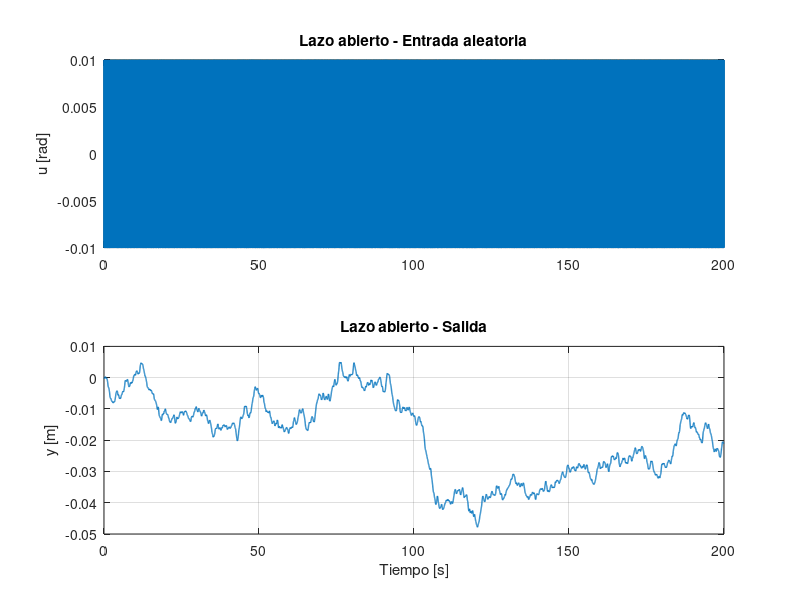

MATLAB code to generate this figure: (Note: this script raises an error after producing the figure.)
clear; clc; close all;
clear; clc; close all;

%% IDENTIFICACION NO PARAMETRICA
% Planta con integrador + polo:
%                  g
%       G(s) = -------------
%               s(s+b/m)
% EXPERIMENTO 1:
%       u ---> G ---> y
% EXPERIMENTO 2:
%       r ---> (+) ---> Kp ---> u ---> G ---> y
%              ^                         |
%              |_________________________|
%                       (-)
% Métodos:
%   1) Correlación
%   2) ETFE
%   3) Welch

%% PARAMETROS
m = 0.033;              % [kg]
b = 0.15;               % [kg/s]
g = 9.8;                % [m/s^2]

fs = 50;                % [Hz]
Ts = 1/fs;              % [s]

Nmuestras = 10000;
t = (0:Nmuestras-1)'*Ts;

%% PLANTA LINEAL
s = tf('s');
G = g/(s*(s + b/m));
disp('Planta a identificar:')
G
fprintf('Polo no nulo: %.4f rad/s\n',-b/m);

%% EXCITACION ALEATORIA
amplitud = 0.01;
rng(1);
ruido = amplitud*sign(randn(Nmuestras,1));

%%EXPERIMENTO 1 - LAZO ABIERTO
% ruido ---> G ---> y

u_LA = ruido;
y_LA = lsim(G,u_LA,t);

%%Señales temporales
figure;

subplot(2,1,1)
plot(t,u_LA,'LineWidth',1)
grid on
ylabel('u [rad]')
title('Lazo abierto - Entrada aleatoria')

subplot(2,1,2)
plot(t,y_LA,'LineWidth',1)
grid on
xlabel('Tiempo [s]')
ylabel('y [m]')
title('Lazo abierto - Salida')

%% IDENTIFICACION EN LAZO ABIERTO
% Quitamos las medias

u_LA_id = detrend(u_LA,0);
y_LA_id = detrend(y_LA,0);

%% CORRELACION

lags = 200;
[h_LA,R_LA,~] = cra([y_LA_id,u_LA_id],lags,20,0);

%% Correlaciones normalizadas

lags_LA = R_LA(1,:);
tau_LA = lags_LA*Ts;

Ryy_LA = R_LA(2,:);
Ruu_LA = R_LA(3,:);
Ryu_LA = R_LA(4,:);

Ryy_LA_n = Ryy_LA/max(abs(Ryy_LA));
Ruu_LA_n = Ruu_LA/max(abs(Ruu_LA));
Ryu_LA_n = Ryu_LA/max(abs(Ryu_LA));

figure;
plot(tau_LA,Ryy_LA_n,'LineWidth',1.5)
hold on
plot(tau_LA,Ruu_LA_n,'LineWidth',1.5)
plot(tau_LA,Ryu_LA_n,'LineWidth',1.5)
xline(0,'--')
grid on
xlabel('Retardo \tau [s]')
ylabel('Correlación normalizada')
legend('R_{yy}','R_{uu}','R_{yu}','Location','best');
title('Lazo abierto - Correlaciones');

%% Correlación -> respuesta frecuencial
Nfft_cor = 2048;
Hcor_LA_fft = fft(h_LA,Nfft_cor);
Npos = floor(Nfft_cor/2)+1;
Hcor_LA_fft = Hcor_LA_fft(1:Npos);
Omega_cor = (0:Npos-1)'*2*pi/Nfft_cor;
w_cor = Omega_cor/Ts;

% Quitamos continua
Hcor_LA_fft = Hcor_LA_fft(2:end);
w_cor_LA = w_cor(2:end);
Hcor_LA = frd(Hcor_LA_fft,w_cor_LA);

%% ETFE
datos_LA = iddata(y_LA_id,u_LA_id,Ts);
Hetfe_LA = etfe(datos_LA);

%% WELCH
Nfft = 2048;
Lventana = 512;
ventana = hann(Lventana);
solapamiento = floor(Lventana/2);

[Puu_LA,f] = pwelch(u_LA_id,ventana,solapamiento,Nfft,fs);

[Puy_LA,~] = cpsd(u_LA_id,y_LA_id,ventana,solapamiento,Nfft,fs);

Hwelch_LA_val = Puy_LA./Puu_LA;
w_welch = 2*pi*f;

% Quitamos continua
Hwelch_LA_val = Hwelch_LA_val(2:end);
w_welch_LA = w_welch(2:end);
Hwelch_LA = frd(Hwelch_LA_val,w_welch_LA);


%% COHERENCIA
[C_LA,f_coh] = mscohere(u_LA_id,y_LA_id,ventana,solapamiento,Nfft,fs);
w_coh = 2*pi*f_coh;

%% EXPERIMENTO 2 - LAZO CERRADO
% CONTROLADOR PROPORCIONAL

Kp = 1; %AJUSTAR
C = Kp;

%% Transferencias de lazo cerrado
% Referencia -> salida
T_ry = feedback(Kp*G,1);

% Referencia -> acción de control
T_ru = feedback(Kp,G);

disp('Transferencia r -> y:')
T_ry

disp('Polos de lazo cerrado:')
pole(T_ry)

%% SIMULACION EN LAZO CERRADO
% Utilizamos la misma realización aleatoria, pero ahora como referencia.

r = ruido;
y_LC = lsim(T_ry,r,t);
u_LC = lsim(T_ru,r,t);

%% Comprobación de u = Kp(r-y)

u_check = Kp*(r-y_LC);
fprintf('Error maximo en u = Kp(r-y): %.3e\n',max(abs(u_LC-u_check)));

%% Señales temporales

figure;
subplot(3,1,1)
plot(t,r,'LineWidth',1)
grid on
ylabel('r')
title('Lazo cerrado - Referencia aleatoria')

subplot(3,1,2)
plot(t,u_LC,'LineWidth',1)
grid on
ylabel('u')
title('Acción de control')

subplot(3,1,3)
plot(t,y_LC,'LineWidth',1)
grid on
xlabel('Tiempo [s]')
ylabel('y')
title('Salida')

%% IDENTIFICACION DE G DESDE DATOS EN LAZO CERRADO
%           u_LC ---> ? ---> y_LC
% Ver si recuperamos G.

u_LC_id = detrend(u_LC,0);
y_LC_id = detrend(y_LC,0);

%% CORRELACION

[h_LC,R_LC,~] = cra([y_LC_id,u_LC_id],lags,20,0);

%% Correlaciones normalizadas

lags_LC = R_LC(1,:);
tau_LC = lags_LC*Ts;

Ryy_LC = R_LC(2,:);
Ruu_LC = R_LC(3,:);
Ryu_LC = R_LC(4,:);

Ryy_LC_n = Ryy_LC/max(abs(Ryy_LC));
Ruu_LC_n = Ruu_LC/max(abs(Ruu_LC));
Ryu_LC_n = Ryu_LC/max(abs(Ryu_LC));


figure;
plot(tau_LC,Ryy_LC_n,'LineWidth',1.5)
hold on

plot(tau_LC,Ruu_LC_n,'LineWidth',1.5)
plot(tau_LC,Ryu_LC_n,'LineWidth',1.5)
xline(0,'--')
grid on
xlabel('Retardo \tau [s]')
ylabel('Correlación normalizada')
legend('R_{yy}','R_{uu}','R_{yu}','Location','best');
title('Lazo cerrado - Correlaciones');

%% Correlación -> frecuencia
Hcor_LC_fft = fft(h_LC,Nfft_cor);

Hcor_LC_fft = Hcor_LC_fft(1:Npos);

Hcor_LC_fft = Hcor_LC_fft(2:end);

Hcor_LC = frd(Hcor_LC_fft,w_cor_LA);

%% ETFE

datos_LC = iddata(y_LC_id,u_LC_id,Ts);
Hetfe_LC = etfe(datos_LC);

%% WELCH
[Puu_LC,f] = pwelch(u_LC_id,ventana,solapamiento,Nfft,fs);

[Puy_LC,~] = cpsd(u_LC_id,y_LC_id,ventana,solapamiento,Nfft,fs);

Hwelch_LC_val = Puy_LC./Puu_LC;

w_welch_LC = 2*pi*f;

% Quitamos continua
Hwelch_LC_val = Hwelch_LC_val(2:end);
w_welch_LC = w_welch_LC(2:end);

Hwelch_LC = frd(Hwelch_LC_val,w_welch_LC);

%% COHERENCIA
[C_LC,f_coh_LC] = mscohere(u_LC_id,y_LC_id,ventana,solapamiento,Nfft,fs);
w_coh_LC = 2*pi*f_coh_LC;

%% COMPARACION DE COHERENCIA
figure;
semilogx(w_coh(2:end),C_LA(2:end),'LineWidth',1.5);
hold on
semilogx(w_coh_LC(2:end),C_LC(2:end),'LineWidth',1.5);
grid on
xlabel('\omega [rad/s]')
ylabel('\gamma^2_{uy}')
ylim([0 1.05])
xlim([0.1 100])
legend('Lazo abierto','Lazo cerrado','Location','best');
title('Coherencia entrada-salida');

%% IDENTIFICACION r -> y EN LAZO CERRADO
% Queremos recuperar:
%             Kp G
%       T = ----------
%            1+Kp G

r_id = detrend(r,0);
datos_T = iddata(y_LC_id,r_id,Ts);
Hetfe_T = etfe(datos_T);

[Prr,f_T] = pwelch(r_id,ventana,solapamiento,Nfft,fs);

[Pry,~] = cpsd(r_id,y_LC_id,ventana,solapamiento,Nfft,fs);

Hwelch_T_val = Pry./Prr;
w_T = 2*pi*f_T;

Hwelch_T_val = Hwelch_T_val(2:end);
w_T = w_T(2:end);

Hwelch_T = frd(Hwelch_T_val,w_T);

%% GRÁFICOS DE COMPARACIÓN
% Banda útil para visualizar
wmin = 0.1;
wmax = 100;

wplot = logspace(log10(wmin),log10(wmax),1000)';

%% Planta G identificada en LAZO ABIERTO
G_w = squeeze(freqresp(G,wplot));
ETFE_LA_w = squeeze(freqresp(Hetfe_LA,wplot));
Welch_LA_w = squeeze(freqresp(Hwelch_LA,wplot));
Cor_LA_w = squeeze(freqresp(Hcor_LA,wplot));

figure;
subplot(2,1,1)
semilogx(wplot,20*log10(abs(G_w)),'LineWidth',2);
hold on
semilogx(wplot,20*log10(abs(ETFE_LA_w)),'LineWidth',1);
semilogx(wplot,20*log10(abs(Welch_LA_w)),'LineWidth',1.5);
semilogx(wplot,20*log10(abs(Cor_LA_w)),'LineWidth',1);
grid on
ylabel('Magnitud [dB]')
legend('G real','ETFE','Welch','Correlación','Location','best');
title('Identificación de G - Lazo abierto');

subplot(2,1,2)
semilogx(wplot,angle(G_w)*180/pi,'LineWidth',2);
hold on
semilogx(wplot,angle(ETFE_LA_w)*180/pi,'LineWidth',1);
semilogx(wplot,angle(Welch_LA_w)*180/pi,'LineWidth',1.5);
semilogx(wplot,angle(Cor_LA_w)*180/pi,'LineWidth',1);
grid on
xlabel('\omega [rad/s]')
ylabel('Fase [°]')

%% Planta G identificada con datos de LAZO CERRADO

ETFE_LC_w = squeeze(freqresp(Hetfe_LC,wplot));
Welch_LC_w = squeeze(freqresp(Hwelch_LC,wplot));
Cor_LC_w = squeeze(freqresp(Hcor_LC,wplot));


figure;
subplot(2,1,1)
semilogx(wplot,20*log10(abs(G_w)),'LineWidth',2);
hold on
semilogx(wplot,20*log10(abs(ETFE_LC_w)),'LineWidth',1);
semilogx(wplot,20*log10(abs(Welch_LC_w)),'LineWidth',1.5);
semilogx(wplot,20*log10(abs(Cor_LC_w)),'LineWidth',1);
grid on
ylabel('Magnitud [dB]')
legend('G real','ETFE','Welch','Correlación','Location','best');
title('Identificación de G con datos en lazo cerrado');


subplot(2,1,2)
semilogx(wplot,angle(G_w)*180/pi,'LineWidth',2);
hold on
semilogx(wplot,angle(ETFE_LC_w)*180/pi,'LineWidth',1);
semilogx(wplot,angle(Welch_LC_w)*180/pi,'LineWidth',1.5);
semilogx(wplot,angle(Cor_LC_w)*180/pi,'LineWidth',1);
grid on
xlabel('\omega [rad/s]')
ylabel('Fase [°]')

%% Transferencia r -> y

T_w = squeeze(freqresp(T_ry,wplot));

ETFE_T_w = squeeze(freqresp(Hetfe_T,wplot));
Welch_T_w = squeeze(freqresp(Hwelch_T,wplot));

figure;
subplot(2,1,1)
semilogx(wplot,20*log10(abs(T_w)),'LineWidth',2);
hold on
semilogx(wplot,20*log10(abs(ETFE_T_w)),'LineWidth',1);
semilogx(wplot,20*log10(abs(Welch_T_w)),'LineWidth',1.5);
grid on
ylabel('Magnitud [dB]')
legend('T real','ETFE','Welch','Location','best');
title('Identificación de la transferencia r \rightarrow y');

subplot(2,1,2)
semilogx(wplot,angle(T_w)*180/pi,'LineWidth',2);
hold on
semilogx(wplot,angle(ETFE_T_w)*180/pi,'LineWidth',1);
semilogx(wplot,angle(Welch_T_w)*180/pi,'LineWidth',1.5);
grid on
xlabel('\omega [rad/s]')
ylabel('Fase [°]')
